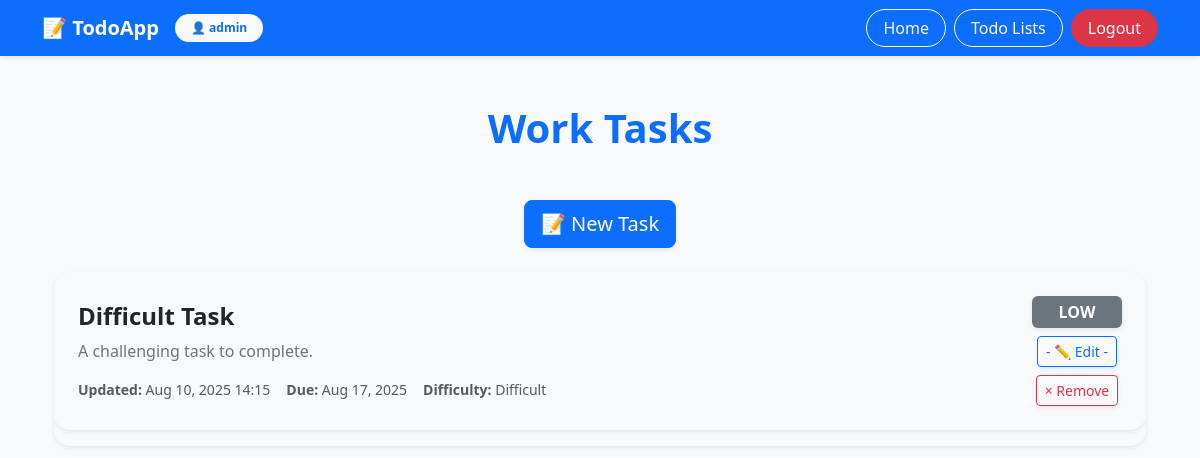
Page /tasks/my-tasks/2/ (signed in) on the earlier database version.
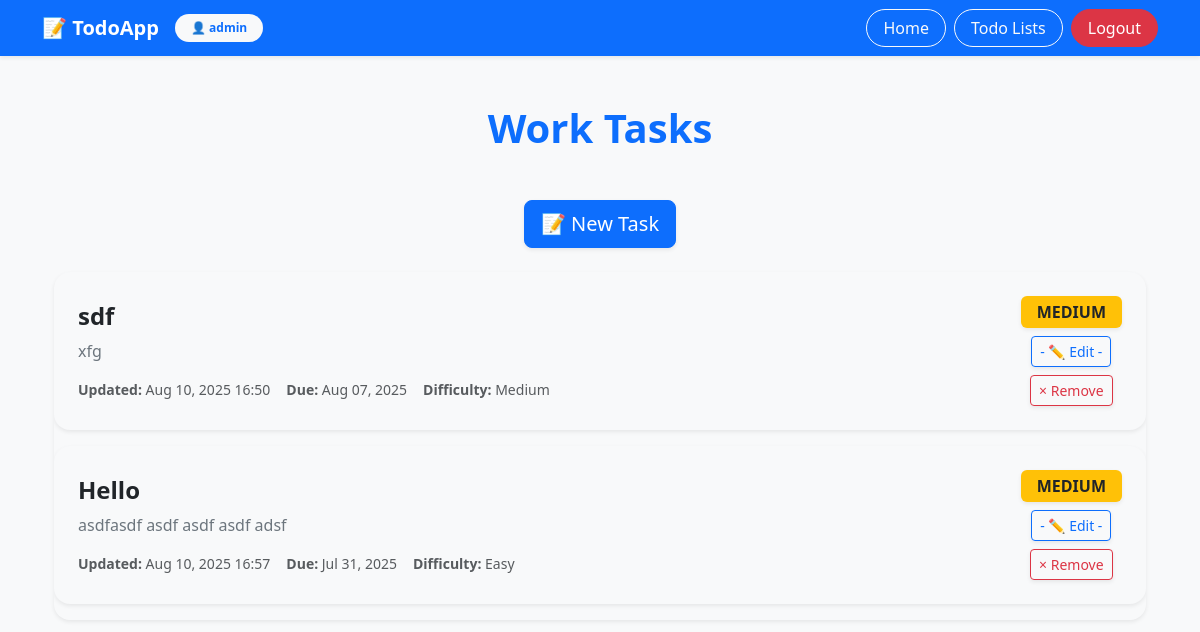
Same page on the later database version.
### tasks/models.py (models this page shows, shortened)
class Task(models.Model):
    PRIORITY_CHOICES = [
        ('low', 'Low'),
        ('medium', 'Medium'),
        ('high', 'High'),
    ]
    DIFFICULTY_CHOICES = [
        ('easy', 'Easy'),
        ('medium', 'Medium'),
        ('difficult', 'Difficult'),
    ]
    list = models.ForeignKey(List, on_delete=models.CASCADE, related_name = 'tasks')
    title = models.CharField(max_length=30)
    description = models.CharField(max_length=300)
    created_at = models.DateTimeField(auto_now_add = True)
    updated_at = models.DateTimeField(auto_now = True)
    due_date = models.DateTimeField(blank = True, null = True)
    priority = models.CharField(max_length=10, choices=PRIORITY_CHOICES, default='medium')
    difficulty = models.CharField(max_length=10, choices=DIFFICULTY_CHOICES ,default = 'easy')

### tasks/views.py (the view)
# urls.py: path('my-tasks/<int:list_id>/', views.task_list, name = "my-task-list"),
@login_required(login_url = 'users:login')
def task_list(request, list_id):
    user = request.user
    list = List.objects.filter(user = user).get(pk = list_id)
    return render(request, 'tasks/task_list.html', {"list": list})

### tasks/templates/tasks/task_list.html (shortened to what this page needs)
{% extends 'layout.html' %}
{% block content %}
<div class="container max-width-600 mt-5">
  <h1 class="page-title mb-5 text-center text-primary fw-bold">{{ list.name }}</h1>
  <div class="text-center mb-4">
    <a href="{% url 'tasks:create-task' list_id=list.pk %}" class="btn btn-primary btn-lg shadow-sm">
      📝 New Task
    </a>
  </div>
  {% if list.tasks.exists %}
    <ul class="list-group shadow-sm rounded-4 overflow-hidden">
      {% for task in list.tasks.all %}
      <li class="list-group-item d-flex flex-column flex-md-row justify-content-between align-items-start align-items-md-center gap-3 p-4 mb-3 rounded-4 border-0 shadow-sm"
          style="background: #f8f9fa;">
        {% if editing_task_id and editing_task_id == task.id %}
          <form method="post" action="{% url 'tasks:edit-task' list.id task.id %}" class="w-100">
            {% csrf_token %}
            {{ form.as_p }}
            <div class="mt-3 d-flex gap-2">
              <button type="submit" class="btn btn-success btn-sm shadow-sm">💾 Save</button>
              <a href="{% url 'tasks:my-task-list' list.id %}" class="btn btn-outline-secondary btn-sm">Cancel</a>
            </div>
          </form>
        {% else %}
          <div class="flex-grow-1">
            <h4 class="mb-2 text-truncate fw-semibold text-dark">{{ task.title }}</h4>
            <p class="mb-3 text-secondary">{{ task.description }}</p>
            <div class="small text-muted d-flex flex-wrap gap-3">
              <div><strong>Updated:</strong> {{ task.updated_at|date:"M d, Y H:i" }}</div>
              <div><strong>Due:</strong> {{ task.due_date|date:"M d, Y" }}</div>
              <div><strong>Difficulty:</strong> {{ task.difficulty|title }}</div>
            </div>
          </div>
          <div class="d-flex flex-column align-items-center gap-2">
            <span class="badge fs-6 px-3 py-2 text-uppercase shadow-sm
              {% if task.priority == 'high' %}bg-danger
              {% elif task.priority == 'medium' %}bg-warning text-dark
              {% else %}bg-secondary
              {% endif %}"
              style="min-width: 90px;">
              {{ task.priority }}
            </span>
            <a href="{% url 'tasks:edit-task' list_id=list.id task_id=task.id %}?edit=1"
               class="btn btn-outline-primary btn-sm shadow-sm">
              - ✏️ Edit -
            </a>
            <form method="post" action="{% url 'tasks:remove-task' list_id=list.id task_id=task.id %}">
              <button type="submit" class="btn btn-outline-danger btn-sm shadow-sm">
                &times; Remove
              </button>
            </form>
          </div>
        {% endif %}
      </li>
      {% endfor %}
    </ul>
  {% else %}
    <p class="text-center text-muted fs-5 mt-5">No tasks in this list yet.</p>
  {% endif %}
</div>
{% endblock %}

Differences in the rows shown:
removed Task: title "Difficult Task", description "A challenging task to complete.", updated_at "Aug 10, 2025 14:15", due_date "Aug 17, 2025", difficulty "Difficult", priority "LOW"
added Task: title "sdf", description "xfg", updated_at "Aug 10, 2025 16:50", due_date "Aug 07, 2025", difficulty "Medium", priority "MEDIUM"
added Task: title "Hello", description "asdfasdf asdf asdf asdf adsf", updated_at "Aug 10, 2025 16:57", due_date "Jul 31, 2025", difficulty "Easy", priority "MEDIUM"
